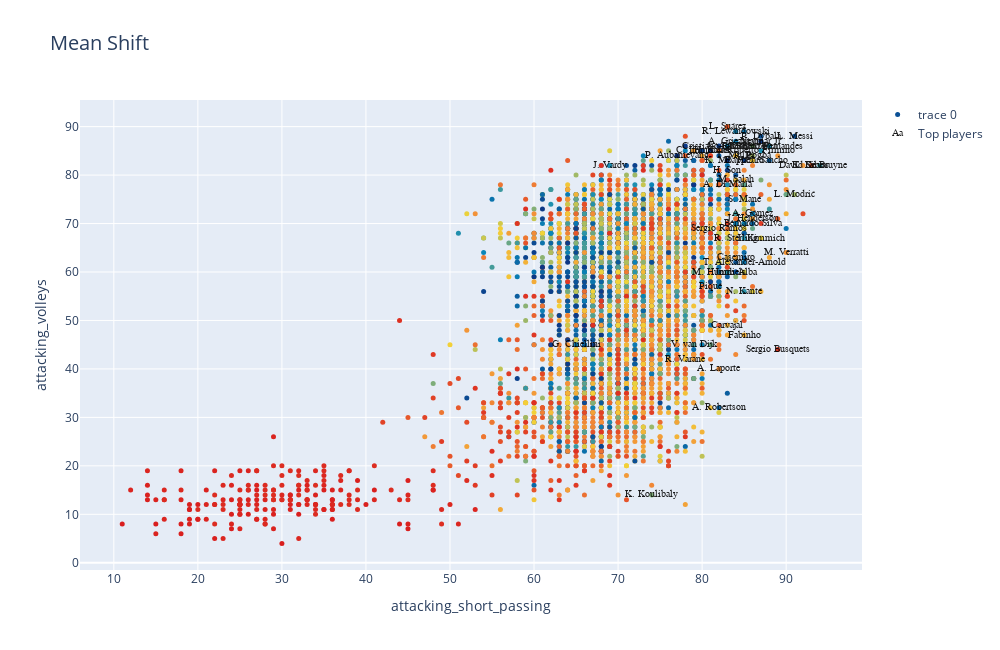

This figure's notebook cell:
### Code cell
#En Jupyter
iplot(fig)

### Figure 1 — Plotly figure (JSON) as saved in the notebook; plotly's stock layout.template omitted (floating-point values rounded to 4 significant figures; data arrays with more than 128 entries replaced by an {"elided": "..."} marker saying what was removed)
{"data": [{"marker": {"color": {"elided": "5057 int values"}, "colorscale": [[0, "rgb(12,51,131)"], [0.25, "rgb(10,136,186)"], [0.5, "rgb(242,211,56)"], [0.75, "rgb(242,143,56)"], [1, "rgb(217,30,30)"]], "showscale": false, "size": 5}, "mode": "markers", "text": {"elided": "5057 str values"}, "type": "scatter", "x": {"elided": "5057 int values"}, "y": {"elided": "5057 int values"}}, {"mode": "text", "name": "Top players", "opacity": 0.9, "text": ["L. Messi", "Cristiano Ronaldo", "R. Lewandowski", "Neymar Jr", "K. De Bruyne", "K. Mbappé", "V. van Dijk", "S. Mané", "M. Salah", "S. Agüero", "Sergio Ramos", "K. Benzema", "Casemiro", "R. Sterling", "J. Kimmich", "H. Kane", "P. Dybala", "T. Kroos", "E. Hazard", "K. Koulibaly", "N. Kanté", "J. Sancho", "T. Alexander-Arnold", "Bruno Fernandes", "A. Laporte", "Fabinho", "A. Robertson", "Bernardo Silva", "G. Chiellini", "L. Suárez", "L. Modrić", "A. Di María", "P. Aubameyang", "Sergio Busquets", "C. Immobile", "A. Griezmann", "H. Son", "Roberto Firmino", "R. Varane", "P. Pogba", "M. Verratti", "A. Gómez", "Piqué", "David Silva", "M. Hummels", "J. Henderson", "Jordi Alba", "T. Müller", "Carvajal", "J. Vardy"], "textfont": {"color": "black", "family": "sans serif", "size": 10}, "type": "scatter", "x": [91, 82, 84, 87, 94, 83, 79, 85, 84, 83, 82, 86, 84, 84, 87, 81, 87, 93, 85, 74, 85, 88, 85, 88, 82, 85, 82, 86, 65, 83, 91, 83, 77, 89, 80, 84, 83, 87, 78, 86, 90, 86, 81, 92, 82, 86, 84, 84, 83, 69], "y": [88, 86, 89, 87, 82, 83, 45, 75, 79, 86, 69, 86, 63, 67, 67, 85, 88, 82, 83, 14, 56, 83, 62, 86, 40, 47, 32, 70, 45, 90, 76, 78, 84, 44, 85, 87, 81, 85, 42, 84, 64, 72, 57, 82, 60, 71, 60, 84, 49, 82]}], "layout": {"autosize": false, "height": 650, "title": {"font": {"size": 20}, "text": "Mean Shift"}, "width": 1000, "xaxis": {"title": {"text": "attacking_short_passing"}}, "yaxis": {"title": {"text": "attacking_volleys"}}}}
